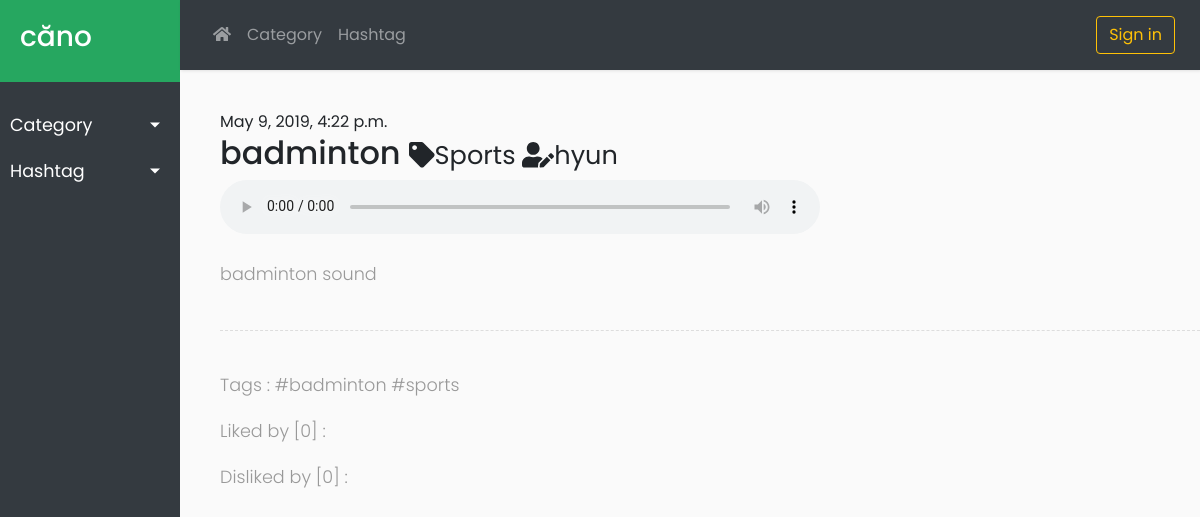
The app's page /post/62/ with its own data.
### board/models.py (models this page shows, shortened)
class Post(models.Model):
    author = models.ForeignKey('auth.User', related_name='posts', on_delete=models.CASCADE)
    category = models.ForeignKey('board.Category', related_name='posts', default=0, on_delete=models.CASCADE)
    title = models.CharField(max_length=100)
    text = models.TextField()
    audio_file = models.FileField(blank=True, upload_to=upload_audio)
    created_date = models.DateTimeField(default=timezone.localtime)
    published_date = models.DateTimeField(blank=True, null=True)
    like = models.IntegerField(default=0)
    dislike = models.IntegerField(default=0)
    like_list = models.TextField(blank=True)
    dislike_list = models.TextField(blank=True)
    tag_list = models.TextField(blank=True)

class Category(models.Model):
    name = models.CharField(max_length=100)
    post_count = models.IntegerField(default=0)
    def __str__(self):
        return self.name

### board/views.py (the view)
# urls.py: path('post/<int:pk>/', views.post_detail, name='post_detail'),
def post_detail(request, pk):
    categories = Category.objects.all().order_by('id')
    tags = Tag.objects.all().order_by('id')
    post = get_object_or_404(Post, pk=pk)
    return render(request, 'board/post_detail.html', {
            'post': post, 'tags': tags, 'categories': categories})

### board/templates/board/post_detail.html (shortened to what this page needs)
{% extends 'board/base2.html' %}
{% block sidebar %}
    <li>
        <a href="#catSubmenu" data-toggle="collapse" aria-expanded="false" class="dropdown-toggle">Category</a>
    </li>
    <li>
        <a href="#tagSubmenu" data-toggle="collapse" aria-expanded="false" class="dropdown-toggle">Hashtag</a>
    </li>
{% endblock %}
{% block topnav %}
    <li class="nav-item dropdown">
        <a class="nav-link dropdown-toggle-split" href="#" id="dropdown1" data-toggle="dropdown" aria-haspopup="true" aria-expanded="false">Category</a>
    </li>
    <li class="nav-item dropdown">
        <a class="nav-link dropdown-toggle-split" href="#" id="dropdown2" data-toggle="dropdown" aria-haspopup="true" aria-expanded="false">Hashtag</a>
    </li>
{% endblock %}
{% block content %}
    <div class="post">
        <div class="date">
            {{ post.created_date }}
        </div>
        <h2>
            {{ post.title }}
            <small><i class="fas fa-tag"></i>{{ post.category }}  <i class="fas fa-user-edit"></i>{{ post.author }}</small>
        </h2>
        <p>
        {% if post.audio_file %}
            <audio controls style="width:100%; max-width:600px">
                <source src="{{ post.audio_file.url }}">
            </audio>
        {% else %}
            <p>[Audio file NOT uploaded]</p>
        {% endif %}
        </p>
        <p>{{ post.text|linebreaksbr }}</p>
        <div class="line"></div>
        <p>Tags : {{ post.tag_list }}</p>
        <p>Liked by [{{ post.like }}] : {{ post.like_list }}</p>
        <p>Disliked by [{{ post.dislike }}] : {{ post.dislike_list }}</p>
    </div>
{% endblock %}

### board/static/css/board2.css (style rules this page uses)
body { font-family: 'Poppins', sans-serif; background: #fafafa; }
p { font-family: 'Poppins', sans-serif; font-size: 1.1em; font-weight: 300; line-height: 1.7em; color: #999; }
a, a:hover, a:focus { color: inherit; text-decoration: none; transition: all 0.3s; }
.line { width: 100%; height: 1px; border-bottom: 1px dashed #ddd; margin: 40px 0; }
#sidebar ul li a { padding: 10px; font-size: 1.1em; display: block; }
a[data-toggle="collapse"] { position: relative; }
.dropdown-toggle::after { display: block; position: absolute; top: 50%; right: 20px; transform: translateY(-50%); }
#content .post { padding-left: 40px; }

### records on screen
Post: created_date "May 9, 2019, 4:22 p.m.", title "badminton", category "Sports", author "hyun", text "badminton sound", tag_list "#badminton #sports", like "0", dislike "0"
